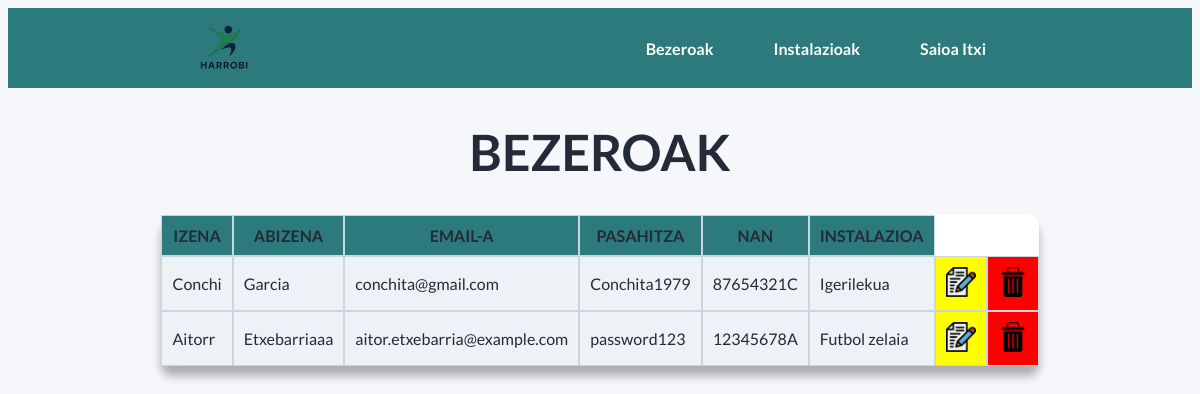
The app's page /bezeroa.php with its own data.
### tables this page shows
CREATE TABLE `bezeroa` (
  `id` int(11) NOT NULL,
  `izena` varchar(20) NOT NULL,
  `abizena` varchar(30) NOT NULL,
  `email` varchar(50) NOT NULL,
  `pasahitza` varchar(50) NOT NULL,
  `nan` varchar(9) NOT NULL,
  `instalazioa` varchar(50) NOT NULL
);

### bezeroa.php (the view, shortened to what this page needs)
<?php
require 'konexioa.php';
?>
<!DOCTYPE html>
<head>
    <link rel="stylesheet" href="css/navbar.css">
    <link rel="stylesheet" href="css/taulak.css">
</head>
<body>
    <nav>
        <nav class="navbar">
            <img src="img/harrobi.png" alt="Logo" class="logo">
            <ul>
                <li><a href="bezeroa.php">Bezeroak</a></li>
                <li><a href="instalazioak.php">Instalazioak</a></li>
                <li><a href="index.php">Saioa Itxi</a></li>
            </ul>
        </nav>
    </nav>
    <h1>BEZEROAK</h1>
    <table>
        <tr>
            <th>IZENA</th>
            <th>ABIZENA</th>
            <th>EMAIL-A</th>
            <th>PASAHITZA</th>
            <th>NAN</th>
            <th>INSTALAZIOA</th>
        </tr>
        <?php
        $sql = "SELECT * FROM bezeroa";
        $result = $conn->query($sql);
        if ($result->num_rows > 0) {
            while ($row = $result->fetch_assoc()) {
                echo "<tr>";
                echo "<td>" . $row["izena"] . "</td>";
                echo "<td>" . $row["abizena"] . "</td>";
                echo "<td>" . $row["email"] . "</td>";
                echo "<td>" . $row["pasahitza"] . "</td>";
                echo "<td>" . $row["nan"] . "</td>";
                echo "<td>" . $row["instalazioa"] . "</td>";
                echo '<td id="aldatu"><a href="bezeroaAldatu.php?id=' . $row['id'] . '"><img src="img/aldatu.png" alt="Aldatu"></a></td>';
                echo '<td id="ezabatu"><a href="bezeroaEzabatu.php?id=' . $row['id'] . '"><img src="img/ezabatu.png" alt="Ezabatu"></a></td>';
                echo "</tr>";
            }
        }
        ?>
    </table>
</body>
</html>

### css/navbar.css (style rules this page uses)
.navbar { background-color: #2c7a7b; display: flex; align-items: center; justify-content: space-around; }
.navbar ul { list-style: none; margin: 0; padding: 10px; display: flex; gap: 20px; }
.navbar ul li a { text-decoration: none; color: white; font-weight: bold; padding: 20px; border-radius: 4px; transition: background-color 0.3s; }
.logo { width: 80px; height: auto; padding: 0; }

### css/taulak.css (style rules this page uses)
body { color: #232a38; font-family: "Lato", "Segoe UI", Tahoma, Geneva, sans-serif; background-color: #f5f7fa; }
h1 { justify-self: center; font-size: 50px; }
table { background-color: #ffffff; border-collapse: separate; border-spacing: 0; border-radius: 10px; box-shadow: 0 10px 10px rgba(0,0,0,0.3); margin: 20px auto; }
table tr, table th, table td { border: 1px solid #cbd5e0; padding: 10px; }
table tr { background-color: #edf2f7; }
table th { background-color: #2c7a7b; }
#aldatu img, #ezabatu img { width: 30px; }
#aldatu { background-color: yellow; }
#ezabatu { background-color: red; }

### records on screen
bezeroa: izena "Conchi", abizena "Garcia", email "conchita@gmail.com", pasahitza "Conchita1979", nan "87654321C", instalazioa "Igerilekua"
bezeroa: izena "Aitorr", abizena "Etxebarriaaa", email "aitor.etxebarria@example.com", pasahitza "password123", nan "12345678A", instalazioa "Futbol zelaia"
